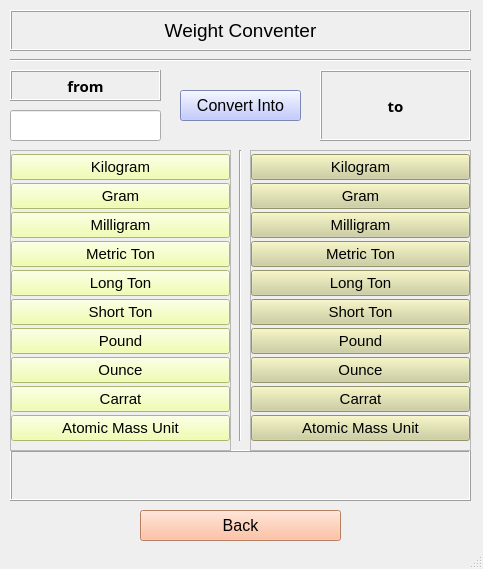
<?xml version="1.0" encoding="UTF-8"?>
<ui version="4.0">
 <class>Weight_window</class>
 <widget class="QMainWindow" name="Weight_window">
  <property name="geometry">
   <rect>
    <x>0</x>
    <y>0</y>
    <width>483</width>
    <height>569</height>
   </rect>
  </property>
  <property name="windowTitle">
   <string>MainWindow</string>
  </property>
  <widget class="QWidget" name="centralwidget">
   <widget class="QLabel" name="weight_label">
    <property name="geometry">
     <rect>
      <x>10</x>
      <y>10</y>
      <width>461</width>
      <height>41</height>
     </rect>
    </property>
    <property name="font">
     <font>
      <pointsize>14</pointsize>
     </font>
    </property>
    <property name="frameShape">
     <enum>QFrame::Box</enum>
    </property>
    <property name="frameShadow">
     <enum>QFrame::Raised</enum>
    </property>
    <property name="text">
     <string>Weight Conventer</string>
    </property>
    <property name="alignment">
     <set>Qt::AlignCenter</set>
    </property>
   </widget>
   <widget class="QLabel" name="from_label">
    <property name="geometry">
     <rect>
      <x>10</x>
      <y>70</y>
      <width>151</width>
      <height>31</height>
     </rect>
    </property>
    <property name="font">
     <font>
      <family>Microsoft Tai Le</family>
      <pointsize>11</pointsize>
      <weight>75</weight>
      <bold>true</bold>
     </font>
    </property>
    <property name="frameShape">
     <enum>QFrame::Box</enum>
    </property>
    <property name="frameShadow">
     <enum>QFrame::Raised</enum>
    </property>
    <property name="text">
     <string>from</string>
    </property>
    <property name="alignment">
     <set>Qt::AlignCenter</set>
    </property>
    <property name="wordWrap">
     <bool>true</bool>
    </property>
   </widget>
   <widget class="QLabel" name="to_label">
    <property name="geometry">
     <rect>
      <x>320</x>
      <y>70</y>
      <width>151</width>
      <height>71</height>
     </rect>
    </property>
    <property name="font">
     <font>
      <family>Microsoft Tai Le</family>
      <pointsize>11</pointsize>
      <weight>75</weight>
      <bold>true</bold>
     </font>
    </property>
    <property name="frameShape">
     <enum>QFrame::Box</enum>
    </property>
    <property name="frameShadow">
     <enum>QFrame::Raised</enum>
    </property>
    <property name="text">
     <string>to</string>
    </property>
    <property name="alignment">
     <set>Qt::AlignCenter</set>
    </property>
    <property name="wordWrap">
     <bool>true</bool>
    </property>
   </widget>
   <widget class="QPushButton" name="convert_button">
    <property name="geometry">
     <rect>
      <x>180</x>
      <y>90</y>
      <width>121</width>
      <height>31</height>
     </rect>
    </property>
    <property name="font">
     <font>
      <pointsize>12</pointsize>
     </font>
    </property>
    <property name="styleSheet">
     <string notr="true">background-color: rgb(176, 187, 255);</string>
    </property>
    <property name="text">
     <string>Convert Into</string>
    </property>
   </widget>
   <widget class="Line" name="line_1">
    <property name="geometry">
     <rect>
      <x>10</x>
      <y>50</y>
      <width>461</width>
      <height>21</height>
     </rect>
    </property>
    <property name="orientation">
     <enum>Qt::Horizontal</enum>
    </property>
   </widget>
   <widget class="Line" name="line_2">
    <property name="geometry">
     <rect>
      <x>230</x>
      <y>150</y>
      <width>20</width>
      <height>291</height>
     </rect>
    </property>
    <property name="orientation">
     <enum>Qt::Vertical</enum>
    </property>
   </widget>
   <widget class="QLineEdit" name="value_line">
    <property name="geometry">
     <rect>
      <x>10</x>
      <y>110</y>
      <width>151</width>
      <height>31</height>
     </rect>
    </property>
    <property name="font">
     <font>
      <pointsize>11</pointsize>
     </font>
    </property>
    <property name="alignment">
     <set>Qt::AlignCenter</set>
    </property>
   </widget>
   <widget class="QLabel" name="answer_label">
    <property name="geometry">
     <rect>
      <x>10</x>
      <y>450</y>
      <width>461</width>
      <height>51</height>
     </rect>
    </property>
    <property name="font">
     <font>
      <pointsize>11</pointsize>
     </font>
    </property>
    <property name="frameShape">
     <enum>QFrame::Box</enum>
    </property>
    <property name="frameShadow">
     <enum>QFrame::Raised</enum>
    </property>
    <property name="text">
     <string/>
    </property>
    <property name="alignment">
     <set>Qt::AlignCenter</set>
    </property>
    <property name="wordWrap">
     <bool>true</bool>
    </property>
   </widget>
   <widget class="QPushButton" name="back_button">
    <property name="geometry">
     <rect>
      <x>140</x>
      <y>510</y>
      <width>201</width>
      <height>31</height>
     </rect>
    </property>
    <property name="font">
     <font>
      <pointsize>12</pointsize>
     </font>
    </property>
    <property name="styleSheet">
     <string notr="true">background-color: rgb(255, 177, 138);</string>
    </property>
    <property name="text">
     <string>Back</string>
    </property>
   </widget>
   <widget class="QFrame" name="frame_1">
    <property name="geometry">
     <rect>
      <x>10</x>
      <y>150</y>
      <width>221</width>
      <height>301</height>
     </rect>
    </property>
    <property name="frameShape">
     <enum>QFrame::StyledPanel</enum>
    </property>
    <property name="frameShadow">
     <enum>QFrame::Raised</enum>
    </property>
    <layout class="QVBoxLayout" name="verticalLayout">
     <property name="spacing">
      <number>0</number>
     </property>
     <property name="leftMargin">
      <number>0</number>
     </property>
     <property name="topMargin">
      <number>0</number>
     </property>
     <property name="rightMargin">
      <number>0</number>
     </property>
     <property name="bottomMargin">
      <number>0</number>
     </property>
     <item>
      <widget class="QPushButton" name="kg_button">
       <property name="font">
        <font>
         <pointsize>11</pointsize>
        </font>
       </property>
       <property name="styleSheet">
        <string notr="true">background-color: rgb(239, 255, 155);</string>
       </property>
       <property name="text">
        <string>Kilogram</string>
       </property>
      </widget>
     </item>
     <item>
      <widget class="QPushButton" name="gram_button">
       <property name="font">
        <font>
         <pointsize>11</pointsize>
        </font>
       </property>
       <property name="styleSheet">
        <string notr="true">background-color: rgb(239, 255, 155);</string>
       </property>
       <property name="text">
        <string>Gram</string>
       </property>
      </widget>
     </item>
     <item>
      <widget class="QPushButton" name="milli_button">
       <property name="font">
        <font>
         <pointsize>11</pointsize>
        </font>
       </property>
       <property name="styleSheet">
        <string notr="true">background-color: rgb(239, 255, 155);</string>
       </property>
       <property name="text">
        <string>Milligram</string>
       </property>
      </widget>
     </item>
     <item>
      <widget class="QPushButton" name="metric_button">
       <property name="font">
        <font>
         <pointsize>11</pointsize>
        </font>
       </property>
       <property name="styleSheet">
        <string notr="true">background-color: rgb(239, 255, 155);</string>
       </property>
       <property name="text">
        <string>Metric Ton</string>
       </property>
      </widget>
     </item>
     <item>
      <widget class="QPushButton" name="long_button">
       <property name="font">
        <font>
         <pointsize>11</pointsize>
        </font>
       </property>
       <property name="styleSheet">
        <string notr="true">background-color: rgb(239, 255, 155);</string>
       </property>
       <property name="text">
        <string>Long Ton</string>
       </property>
      </widget>
     </item>
     <item>
      <widget class="QPushButton" name="short_button">
       <property name="font">
        <font>
         <pointsize>11</pointsize>
        </font>
       </property>
       <property name="styleSheet">
        <string notr="true">background-color: rgb(239, 255, 155);</string>
       </property>
       <property name="text">
        <string>Short Ton</string>
       </property>
      </widget>
     </item>
     <item>
      <widget class="QPushButton" name="pound_button">
       <property name="font">
        <font>
         <pointsize>11</pointsize>
        </font>
       </property>
       <property name="styleSheet">
        <string notr="true">background-color: rgb(239, 255, 155);</string>
       </property>
       <property name="text">
        <string>Pound</string>
       </property>
      </widget>
     </item>
     <item>
      <widget class="QPushButton" name="ounce_button">
       <property name="font">
        <font>
         <pointsize>11</pointsize>
        </font>
       </property>
       <property name="styleSheet">
        <string notr="true">background-color: rgb(239, 255, 155);</string>
       </property>
       <property name="text">
        <string>Ounce</string>
       </property>
      </widget>
     </item>
     <item>
      <widget class="QPushButton" name="car_button">
       <property name="font">
        <font>
         <pointsize>11</pointsize>
        </font>
       </property>
       <property name="styleSheet">
        <string notr="true">background-color: rgb(239, 255, 155);</string>
       </property>
       <property name="text">
        <string>Carrat</string>
       </property>
      </widget>
     </item>
     <item>
      <widget class="QPushButton" name="atom_button">
       <property name="font">
        <font>
         <pointsize>11</pointsize>
        </font>
       </property>
       <property name="styleSheet">
        <string notr="true">background-color: rgb(239, 255, 155);</string>
       </property>
       <property name="text">
        <string>Atomic Mass Unit</string>
       </property>
      </widget>
     </item>
    </layout>
   </widget>
   <widget class="QFrame" name="frame_2">
    <property name="geometry">
     <rect>
      <x>250</x>
      <y>150</y>
      <width>221</width>
      <height>301</height>
     </rect>
    </property>
    <property name="frameShape">
     <enum>QFrame::StyledPanel</enum>
    </property>
    <property name="frameShadow">
     <enum>QFrame::Raised</enum>
    </property>
    <layout class="QVBoxLayout" name="verticalLayout_2">
     <property name="spacing">
      <number>0</number>
     </property>
     <property name="leftMargin">
      <number>0</number>
     </property>
     <property name="topMargin">
      <number>0</number>
     </property>
     <property name="rightMargin">
      <number>0</number>
     </property>
     <property name="bottomMargin">
      <number>0</number>
     </property>
     <item>
      <widget class="QPushButton" name="kg_button_2">
       <property name="font">
        <font>
         <pointsize>11</pointsize>
        </font>
       </property>
       <property name="styleSheet">
        <string notr="true">background-color: rgb(206, 206, 154);</string>
       </property>
       <property name="text">
        <string>Kilogram</string>
       </property>
      </widget>
     </item>
     <item>
      <widget class="QPushButton" name="gram_button_2">
       <property name="font">
        <font>
         <pointsize>11</pointsize>
        </font>
       </property>
       <property name="styleSheet">
        <string notr="true">background-color: rgb(206, 206, 154);</string>
       </property>
       <property name="text">
        <string>Gram</string>
       </property>
      </widget>
     </item>
     <item>
      <widget class="QPushButton" name="milli_button_2">
       <property name="font">
        <font>
         <pointsize>11</pointsize>
        </font>
       </property>
       <property name="styleSheet">
        <string notr="true">background-color: rgb(206, 206, 154);</string>
       </property>
       <property name="text">
        <string>Milligram</string>
       </property>
      </widget>
     </item>
     <item>
      <widget class="QPushButton" name="metric_button_2">
       <property name="font">
        <font>
         <pointsize>11</pointsize>
        </font>
       </property>
       <property name="styleSheet">
        <string notr="true">background-color: rgb(206, 206, 154);</string>
       </property>
       <property name="text">
        <string>Metric Ton</string>
       </property>
      </widget>
     </item>
     <item>
      <widget class="QPushButton" name="long_button_2">
       <property name="font">
        <font>
         <pointsize>11</pointsize>
        </font>
       </property>
       <property name="styleSheet">
        <string notr="true">background-color: rgb(206, 206, 154);</string>
       </property>
       <property name="text">
        <string>Long Ton</string>
       </property>
      </widget>
     </item>
     <item>
      <widget class="QPushButton" name="short_button_2">
       <property name="font">
        <font>
         <pointsize>11</pointsize>
        </font>
       </property>
       <property name="styleSheet">
        <string notr="true">background-color: rgb(206, 206, 154);</string>
       </property>
       <property name="text">
        <string>Short Ton</string>
       </property>
      </widget>
     </item>
     <item>
      <widget class="QPushButton" name="pound_button_2">
       <property name="font">
        <font>
         <pointsize>11</pointsize>
        </font>
       </property>
       <property name="styleSheet">
        <string notr="true">background-color: rgb(206, 206, 154);</string>
       </property>
       <property name="text">
        <string>Pound</string>
       </property>
      </widget>
     </item>
     <item>
      <widget class="QPushButton" name="ounce_button_2">
       <property name="font">
        <font>
         <pointsize>11</pointsize>
        </font>
       </property>
       <property name="styleSheet">
        <string notr="true">background-color: rgb(206, 206, 154);</string>
       </property>
       <property name="text">
        <string>Ounce</string>
       </property>
      </widget>
     </item>
     <item>
      <widget class="QPushButton" name="car_button_2">
       <property name="font">
        <font>
         <pointsize>11</pointsize>
        </font>
       </property>
       <property name="styleSheet">
        <string notr="true">background-color: rgb(206, 206, 154);</string>
       </property>
       <property name="text">
        <string>Carrat</string>
       </property>
      </widget>
     </item>
     <item>
      <widget class="QPushButton" name="atom_button_2">
       <property name="font">
        <font>
         <pointsize>11</pointsize>
        </font>
       </property>
       <property name="styleSheet">
        <string notr="true">background-color: rgb(206, 206, 154);</string>
       </property>
       <property name="text">
        <string>Atomic Mass Unit</string>
       </property>
      </widget>
     </item>
    </layout>
   </widget>
  </widget>
  <widget class="QStatusBar" name="statusbar"/>
 </widget>
 <resources/>
 <connections/>
</ui>
